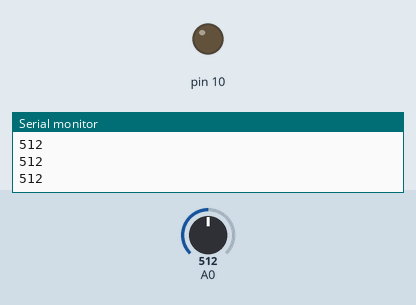
Simulated run of this sketch. Board: Arduino Uno, built with avr-gcc and run on an emulated ATmega328P. On the bench: output pins drawn as LEDs (lit = HIGH), the last lines printed to the serial monitor. Inputs (shaded band) come from the test bench; at power-on: A0 = 512.

Above: at 1.2 s.
1.3 s: A0 set to 492
At 2.5 s:
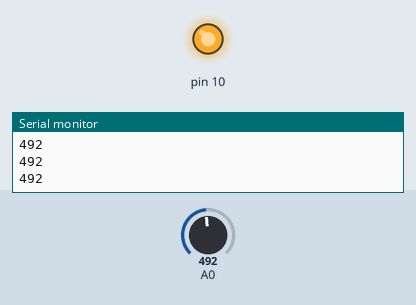
2.8 s: A0 set to 511
At 3.8 s:
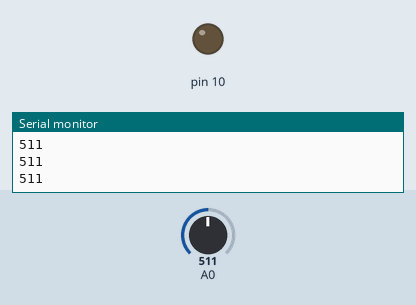
4.3 s: A0 set to 306
At 4.8 s:
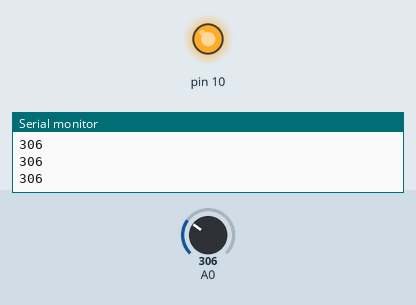
Timing chart, 0 to 7.3 s (numbered marks = the images above; inputs shaded):
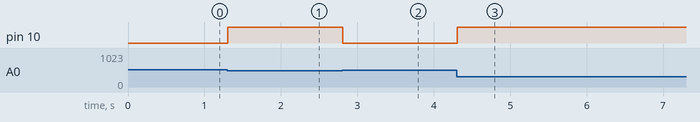

The sketch:

sketch_mar09a.ino
```cpp
//declaramos variables
int ldr = 0;
int valor = 0;

void setup() {
  Serial.begin(9600);
  pinMode(10 , OUTPUT);
}

void loop() {
  ldr = analogRead(A0);
  Serial.println(ldr);
  /*acaba la primer fase del codigo,
     se debe tomar lectura del sensor y determinar un rango
     despues remplazar el valor medio en la variable valor
  */
  valor = 500;
  if (ldr <= valor) {
    digitalWrite (10, HIGH);
  } else {
    digitalWrite (10, LOW);
  }

}
```

Measured:
- the behaviour switches between 501 and 500 on A0 (found by bisection; images 0 and 1)
- after the input at 1.3 s, pin 10: LOW → HIGH at once
- after the input at 2.8 s, pin 10: HIGH → LOW at once
- after the input at 4.3 s, pin 10: LOW → HIGH at once
